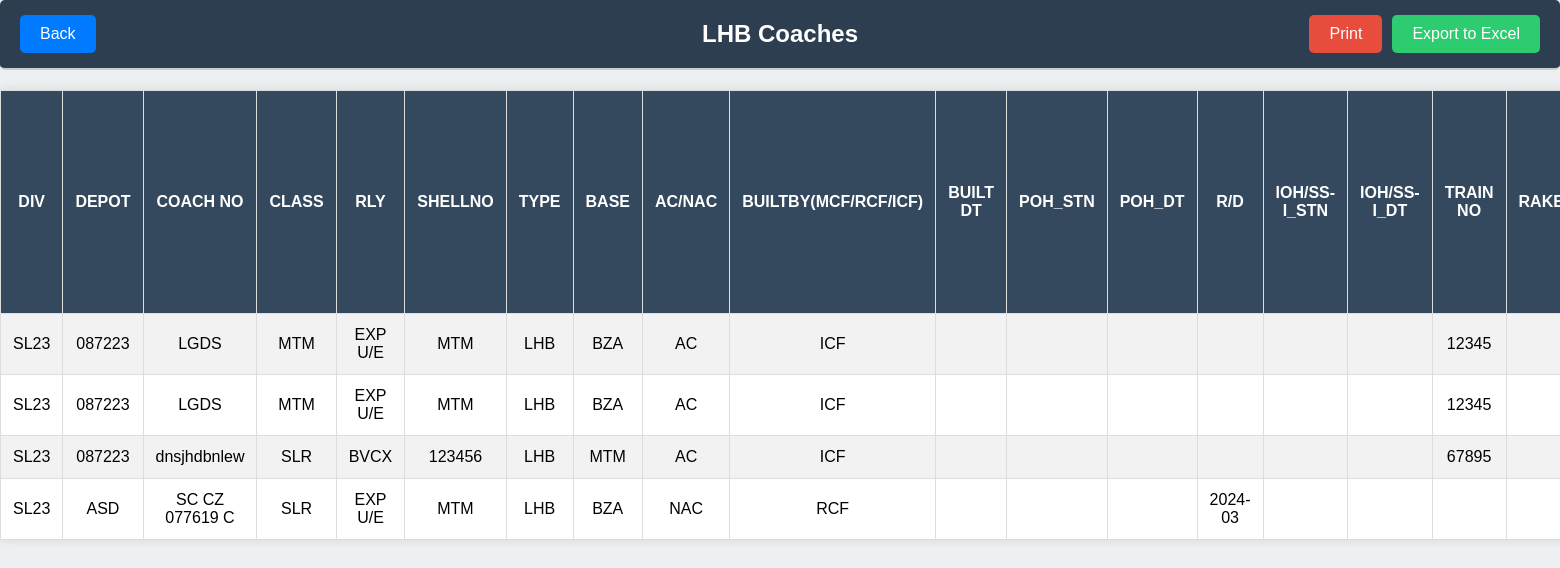
Page /rep_lhb.php on the committed database.
### tables this page shows
CREATE TABLE `coaches` (
  `sno` int(100) NOT NULL,
  `division` varchar(100) NOT NULL,
  `depot` varchar(100) NOT NULL,
  `coachno` varchar(100) NOT NULL,
  `class` varchar(100) NOT NULL,
  `rly` varchar(100) NOT NULL,
  `shellno` varchar(100) NOT NULL,
  `type` varchar(100) NOT NULL,
  `base` varchar(100) NOT NULL,
  `acnac` varchar(100) NOT NULL,
  `builtby` varchar(100) NOT NULL,
  `builtdt` varchar(100) NOT NULL,
  `postn` varchar(100) NOT NULL,
  `podt` varchar(100) NOT NULL,
  `rd` varchar(100) NOT NULL,
  `iostn` varchar(100) DEFAULT NULL,
  `iodt` varchar(100) DEFAULT NULL,
  `trainno` varchar(100) NOT NULL,
  `rakeno` varchar(100) NOT NULL,
  `built` varchar(100) NOT NULL,
  `purdt` varchar(100) NOT NULL,
  `recddt` varchar(100) NOT NULL,
  `commdt` varchar(100) NOT NULL,
  `lastshop` varchar(100) NOT NULL,
  `scshop` varchar(100) NOT NULL,
  `scdt` varchar(100) NOT NULL,
  `wspmake` varchar(100) NOT NULL,
  `fibamake` varchar(100) NOT NULL,
  `fiba` varchar(100) NOT NULL,
  `fibadirt` varchar(100) NOT NULL,
  `cbcirs` varchar(100) NOT NULL,
  `cbcmake` varchar(100) NOT NULL,
  `cbcmaken` varchar(100) NOT NULL,
  `junction` varchar(100) NOT NULL,
  `rfid` varchar(100) NOT NULL,
  `rdso` varchar(100) NOT NULL,
  `coupling` varchar(100) NOT NULL,
  `flooring` varchar(100) NOT NULL,
  `toilettype` varchar(100) NOT NULL,
  `biovaccum` varchar(100) NOT NULL,
  `fire` varchar(100) NOT NULL,
  `automatic` varchar(100) NOT NULL,
  `fdss` varchar(100) NOT NULL,
  `fps` varchar(100) NOT NULL,
  `fdssmake` varchar(100) NOT NULL,
  `cctvmake` varchar(100) NOT NULL,
  `cctv` varchar(100) NOT NULL,
  `automaticdoor` varchar(100) NOT NULL,
  `prflushing` varchar(100) NOT NULL,
  `flushtype` varchar(100) NOT NULL,
  `pressurised` varchar(100) NOT NULL,
  `prflsgmake` varchar(100) NOT NULL,
  `papisystem` varchar(100) NOT NULL,
  `pcvocv` varchar(100) NOT NULL,
  `suspension` varchar(100) NOT NULL,
  `airmake` varchar(100) NOT NULL,
  `aircapacity` varchar(100) NOT NULL,
  `seatcapacity` varchar(100) NOT NULL,
  `additional` varchar(100) NOT NULL,
  `remarks` varchar(100) NOT NULL
);

### rep_lhb.php (the view, shortened to what this page needs)
<?php
$servername = "localhost";
$username = "root";
$password = "";
$dbname = "railways";
$conn = new mysqli($servername, $username, $password, $dbname);
$sql = "SELECT division, depot, coachno, class, rly, shellno, type, base, acnac, builtby, builtdt, postn, podt, rd, iostn, iodt, trainno, rakeno, built, purdt, recddt, commdt, lastshop, scshop, scdt, wspmake, fibamake, fiba, fibadirt, cbcirs, cbcmake, cbcmaken, junction, rfid, rdso, coupling, flooring, toilettype, biovaccum, fire, automatic, fdss, fps, fdssmake, cctvmake, cctv, automaticdoor, prflushing, flushtype, pressurised, prflsgmake, papisystem, pcvocv, suspension, airmake, aircapacity, seatcapacity, additional, remarks
        FROM coaches WHERE type = 'LHB'";
$result = $conn->query($sql);
?>
<!DOCTYPE html>
<html lang="en">
<head>
    <link rel="stylesheet" href="reports.css">
</head>
<body>
<header>
    <button class="back-btn" onclick="goBack()">Back</button>
    <h2>LHB Coaches</h2>
    <div class="btn-container">
        <button class="print-btn" onclick="printData()">Print</button>
        <button class="excel-btn" onclick="exportToExcel()">Export to Excel</button>
    </div>
</header>
<div class="table-container">
    <table id="data-table">
        <thead>
            <tr>
                <th>DIV</th>
                <th>DEPOT</th>
                <th>COACH NO</th>
                <th>CLASS</th>
                <th>RLY</th>
                <th>SHELLNO</th>
                <th>TYPE</th>
                <th>BASE</th>
                <th>AC/NAC</th>
                <th>BUILTBY(MCF/RCF/ICF)</th>
                <th>BUILT DT</th>
                <th>POH_STN</th>
                <th>POH_DT</th>
                <th>R/D</th>
                <th>IOH/SS-I_STN</th>
                <th>IOH/SS-I_DT</th>
                <th>TRAIN NO</th>
                <th>RAKE_NO</th>
            </tr>
        </thead>
        <tbody>
            <?php if ($result->num_rows > 0): ?>
                <?php while($row = $result->fetch_assoc()): ?>
                    <tr>
                        <td><?php echo htmlspecialchars($row["division"]); ?></td>
                        <td><?php echo htmlspecialchars($row["depot"]); ?></td>
                        <td><?php echo htmlspecialchars($row["coachno"]); ?></td>
                        <td><?php echo htmlspecialchars($row["class"]); ?></td>
                        <td><?php echo htmlspecialchars($row["rly"]); ?></td>
                        <td><?php echo htmlspecialchars($row["shellno"]); ?></td>
                        <td><?php echo htmlspecialchars($row["type"]); ?></td>
                        <td><?php echo htmlspecialchars($row["base"]); ?></td>
                        <td><?php echo htmlspecialchars($row["acnac"]); ?></td>
                        <td><?php echo htmlspecialchars($row["builtby"]); ?></td>
                        <td><?php echo htmlspecialchars($row["builtdt"]); ?></td>
                        <td><?php echo htmlspecialchars($row["postn"]); ?></td>
                        <td><?php echo htmlspecialchars($row["podt"]); ?></td>
                        <td><?php echo htmlspecialchars($row["rd"]); ?></td>
                        <td><?php echo htmlspecialchars($row["iostn"]); ?></td>
                        <td><?php echo htmlspecialchars($row["iodt"]); ?></td>
                        <td><?php echo htmlspecialchars($row["trainno"]); ?></td>
                        <td><?php echo htmlspecialchars($row["rakeno"]); ?></td>
                    </tr>
                <?php endwhile; ?>
            <?php else: ?>
                <tr>
                    <td colspan="60">No data found</td>
                </tr>
            <?php endif; ?>
        </tbody>
    </table>
</div>
</body>
</html>

### reports.css (style rules this page uses)
body { font-family: Arial, sans-serif; background-color: #ecf0f1; margin: 0; padding: 0; box-sizing: border-box; }
header { background-color: #2c3e50; color: white; padding: 20px; text-align: center; width: 100%; right:0; border-bottom: 2px solid #ccc; border-radius: 5px; box-sizing: border-box; position: sticky; }
header h2 { margin: 0; }
header .btn-container { position: absolute; right: 20px; top: 50%; transform: translateY(-50%); display: flex; gap: 10px; }
header .back-btn { position: absolute; left: 20px; top: 50%; transform: translateY(-50%); background-color: #007BFF; color: white; border: none; padding: 10px 20px; border-radius: 5px; cursor: pointer; font-size: 16px; }
header button { color: white; border: none; padding: 10px 20px; border-radius: 5px; cursor: pointer; font-size: 16px; }
header .print-btn { background-color: #e74c3c; }
header .excel-btn { background-color: #2ecc71; }
table { width: 100%; border-collapse: collapse; margin: 20px 0; background-color: #fff; box-shadow: 0 0 10px rgba(0,0,0,0.1); }
th, td { border: 1px solid #ddd; padding: 12px; text-align: center; }
th { background-color: #34495e; color: white; }
tbody tr:nth-child(odd) { background-color: #f2f2f2; }

### rows in the picture
coaches: division "SL23", depot "087223", coachno "LGDS", class "MTM", rly "EXP U/E", shellno "MTM", type "LHB", base "BZA", acnac "AC", builtby "ICF", trainno "12345"
coaches: division "SL23", depot "087223", coachno "LGDS", class "MTM", rly "EXP U/E", shellno "MTM", type "LHB", base "BZA", acnac "AC", builtby "ICF", trainno "12345"
coaches: division "SL23", depot "087223", coachno "dnsjhdbnlew", class "SLR", rly "BVCX", shellno "123456", type "LHB", base "MTM", acnac "AC", builtby "ICF", trainno "67895"
coaches: division "SL23", depot "ASD", coachno "SC CZ 077619 C", class "SLR", rly "EXP U/E", shellno "MTM", type "LHB", base "BZA", acnac "NAC", builtby "RCF", rd "2024-03"
